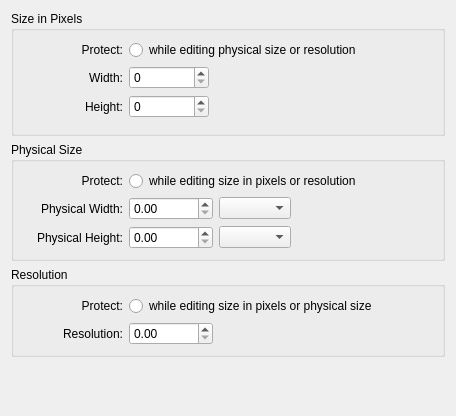
<ui version="4.0" >
 <class>WdgImageScale</class>
 <widget class="QWidget" name="WdgImageScale" >
  <property name="geometry" >
   <rect>
    <x>0</x>
    <y>0</y>
    <width>456</width>
    <height>416</height>
   </rect>
  </property>
  <property name="windowTitle" >
   <string>Scale To New Size</string>
  </property>
  <layout class="QVBoxLayout" >
   <item>
    <widget class="QGroupBox" name="groupPixelSize" >
     <property name="title" >
      <string>Size in Pixels</string>
     </property>
     <layout class="QGridLayout" >
      <item row="0" column="0" >
       <widget class="QLabel" name="labelPixelProtect" >
        <property name="sizePolicy" >
         <sizepolicy vsizetype="Preferred" hsizetype="Fixed" >
          <horstretch>0</horstretch>
          <verstretch>0</verstretch>
         </sizepolicy>
        </property>
        <property name="minimumSize" >
         <size>
          <width>100</width>
          <height>0</height>
         </size>
        </property>
        <property name="text" >
         <string>Protect:</string>
        </property>
        <property name="alignment" >
         <set>Qt::AlignRight|Qt::AlignTrailing|Qt::AlignVCenter</set>
        </property>
        <property name="buddy" >
         <cstring>radioProtectPixel</cstring>
        </property>
       </widget>
      </item>
      <item row="0" column="1" colspan="2" >
       <widget class="QRadioButton" name="radioProtectPixel" >
        <property name="text" >
         <string>while editing physical size or resolution</string>
        </property>
       </widget>
      </item>
      <item row="1" column="0" >
       <widget class="QLabel" name="labelWidth" >
        <property name="text" >
         <string>Width:</string>
        </property>
        <property name="alignment" >
         <set>Qt::AlignRight|Qt::AlignTrailing|Qt::AlignVCenter</set>
        </property>
        <property name="buddy" >
         <cstring>intPixelWidth</cstring>
        </property>
       </widget>
      </item>
      <item row="1" column="1" >
       <widget class="QSpinBox" name="intPixelWidth" >
        <property name="maximum" >
         <number>1000000</number>
        </property>
       </widget>
      </item>
      <item row="2" column="0" >
       <widget class="QLabel" name="labelHeight" >
        <property name="text" >
         <string>Height:</string>
        </property>
        <property name="alignment" >
         <set>Qt::AlignRight|Qt::AlignTrailing|Qt::AlignVCenter</set>
        </property>
        <property name="buddy" >
         <cstring>intPixelHeight</cstring>
        </property>
       </widget>
      </item>
      <item row="2" column="1" >
       <widget class="QSpinBox" name="intPixelHeight" >
        <property name="minimumSize" >
         <size>
          <width>80</width>
          <height>0</height>
         </size>
        </property>
        <property name="maximum" >
         <number>1000000</number>
        </property>
       </widget>
      </item>
      <item row="2" column="2" >
       <spacer>
        <property name="orientation" >
         <enum>Qt::Horizontal</enum>
        </property>
        <property name="sizeHint" >
         <size>
          <width>124</width>
          <height>16</height>
         </size>
        </property>
       </spacer>
      </item>
      <item row="3" column="1" >
       <widget class="KisCmbIDList" native="1" name="cmbFilterType" />
      </item>
     </layout>
    </widget>
   </item>
   <item>
    <widget class="QGroupBox" name="groupPhysicalsize" >
     <property name="title" >
      <string>Physical Size</string>
     </property>
     <layout class="QGridLayout" >
      <item row="0" column="0" >
       <widget class="QLabel" name="labelPhysicalProtect" >
        <property name="sizePolicy" >
         <sizepolicy vsizetype="Preferred" hsizetype="Fixed" >
          <horstretch>0</horstretch>
          <verstretch>0</verstretch>
         </sizepolicy>
        </property>
        <property name="minimumSize" >
         <size>
          <width>100</width>
          <height>0</height>
         </size>
        </property>
        <property name="text" >
         <string>Protect:</string>
        </property>
        <property name="alignment" >
         <set>Qt::AlignRight|Qt::AlignTrailing|Qt::AlignVCenter</set>
        </property>
        <property name="buddy" >
         <cstring>radioProtectPhysical</cstring>
        </property>
       </widget>
      </item>
      <item row="0" column="1" colspan="3" >
       <widget class="QRadioButton" name="radioProtectPhysical" >
        <property name="text" >
         <string>while editing size in pixels or resolution</string>
        </property>
       </widget>
      </item>
      <item row="1" column="0" >
       <widget class="QLabel" name="labelPhysicalWidth" >
        <property name="text" >
         <string>Physical Width:</string>
        </property>
        <property name="alignment" >
         <set>Qt::AlignRight|Qt::AlignTrailing|Qt::AlignVCenter</set>
        </property>
        <property name="buddy" >
         <cstring>doublePhysicalWidth</cstring>
        </property>
       </widget>
      </item>
      <item row="1" column="1" >
       <widget class="QDoubleSpinBox" name="doublePhysicalWidth" >
        <property name="minimumSize" >
         <size>
          <width>80</width>
          <height>0</height>
         </size>
        </property>
        <property name="decimals" >
         <number>2</number>
        </property>
        <property name="maximum" >
         <double>100000000.000000000000000</double>
        </property>
       </widget>
      </item>
      <item row="1" column="2" >
       <widget class="QComboBox" name="cmbWidthUnit" />
      </item>
      <item row="2" column="0" >
       <widget class="QLabel" name="labelPhysicalHeight" >
        <property name="text" >
         <string>Physical Height:</string>
        </property>
        <property name="alignment" >
         <set>Qt::AlignRight|Qt::AlignTrailing|Qt::AlignVCenter</set>
        </property>
        <property name="buddy" >
         <cstring>doublePhysicalHeight</cstring>
        </property>
       </widget>
      </item>
      <item row="2" column="1" >
       <widget class="QDoubleSpinBox" name="doublePhysicalHeight" >
        <property name="minimumSize" >
         <size>
          <width>80</width>
          <height>0</height>
         </size>
        </property>
        <property name="maximum" >
         <double>100000000.000000000000000</double>
        </property>
       </widget>
      </item>
      <item row="2" column="2" >
       <widget class="QComboBox" name="cmbHeightUnit" />
      </item>
      <item row="2" column="3" >
       <spacer>
        <property name="orientation" >
         <enum>Qt::Horizontal</enum>
        </property>
        <property name="sizeHint" >
         <size>
          <width>0</width>
          <height>0</height>
         </size>
        </property>
       </spacer>
      </item>
     </layout>
    </widget>
   </item>
   <item>
    <widget class="QGroupBox" name="groupResolution" >
     <property name="title" >
      <string>Resolution</string>
     </property>
     <layout class="QGridLayout" >
      <item row="1" column="0" >
       <widget class="QLabel" name="labelResolutionProtect" >
        <property name="sizePolicy" >
         <sizepolicy vsizetype="Preferred" hsizetype="Fixed" >
          <horstretch>0</horstretch>
          <verstretch>0</verstretch>
         </sizepolicy>
        </property>
        <property name="minimumSize" >
         <size>
          <width>100</width>
          <height>0</height>
         </size>
        </property>
        <property name="text" >
         <string>Protect:</string>
        </property>
        <property name="alignment" >
         <set>Qt::AlignRight|Qt::AlignTrailing|Qt::AlignVCenter</set>
        </property>
        <property name="buddy" >
         <cstring>radioProtectResolution</cstring>
        </property>
       </widget>
      </item>
      <item row="1" column="1" colspan="2" >
       <widget class="QRadioButton" name="radioProtectResolution" >
        <property name="layoutDirection" >
         <enum>Qt::LeftToRight</enum>
        </property>
        <property name="text" >
         <string>while editing size in pixels or physical size</string>
        </property>
       </widget>
      </item>
      <item row="2" column="0" >
       <widget class="QLabel" name="labelResolution" >
        <property name="text" >
         <string>Resolution:</string>
        </property>
        <property name="alignment" >
         <set>Qt::AlignRight|Qt::AlignTrailing|Qt::AlignVCenter</set>
        </property>
        <property name="buddy" >
         <cstring>doubleResolution</cstring>
        </property>
       </widget>
      </item>
      <item row="2" column="1" >
       <widget class="QDoubleSpinBox" name="doubleResolution" >
        <property name="minimumSize" >
         <size>
          <width>80</width>
          <height>0</height>
         </size>
        </property>
        <property name="maximum" >
         <double>100000000.000000000000000</double>
        </property>
       </widget>
      </item>
      <item row="2" column="2" >
       <spacer>
        <property name="orientation" >
         <enum>Qt::Horizontal</enum>
        </property>
        <property name="sizeHint" >
         <size>
          <width>0</width>
          <height>0</height>
         </size>
        </property>
       </spacer>
      </item>
     </layout>
    </widget>
   </item>
   <item>
    <spacer>
     <property name="orientation" >
      <enum>Qt::Vertical</enum>
     </property>
     <property name="sizeHint" >
      <size>
       <width>0</width>
       <height>0</height>
      </size>
     </property>
    </spacer>
   </item>
  </layout>
 </widget>
 <customwidgets>
  <customwidget>
   <class>KisCmbIDList</class>
   <extends></extends>
   <header>kis_cmb_idlist.h</header>
  </customwidget>
 </customwidgets>
 <resources/>
 <connections/>
</ui>
